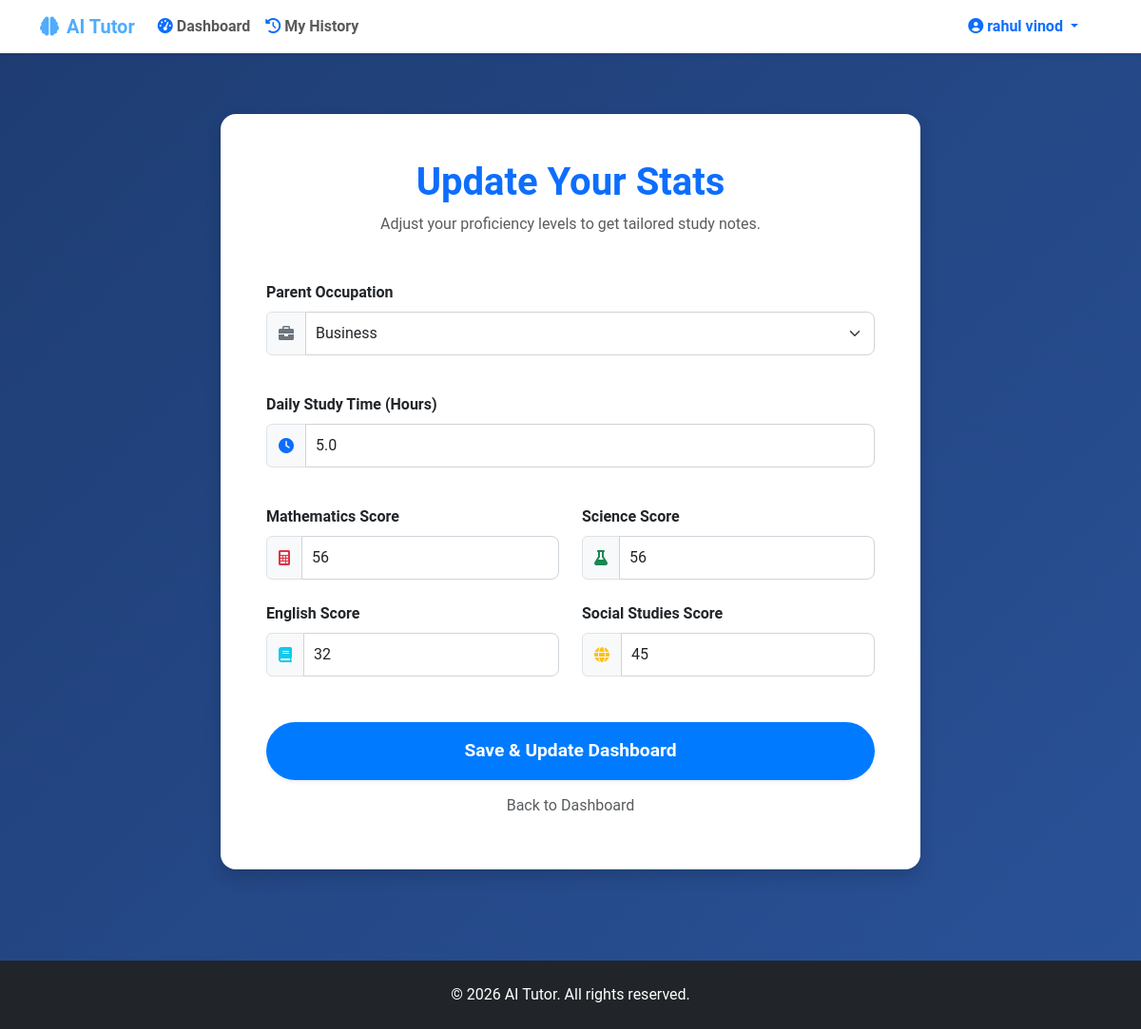
Screenshot of /update_stats (signed in) with the database file from the repository.
### app.py (models this page shows)
class User(UserMixin, db.Model):
    id = db.Column(db.Integer, primary_key=True)
    username = db.Column(db.String(150), unique=True, nullable=False)
    password = db.Column(db.String(150), nullable=False)
    age = db.Column(db.Integer)
    gender = db.Column(db.String(20))
    grade = db.Column(db.Integer)
    parent_occupation = db.Column(db.String(100))

class Assessment(db.Model):
    id = db.Column(db.Integer, primary_key=True)
    user_id = db.Column(db.Integer, db.ForeignKey('user.id'), nullable=False)
    study_time = db.Column(db.Float, nullable=False)
    math_score = db.Column(db.Float, nullable=False)
    science_score = db.Column(db.Float, nullable=False)
    english_score = db.Column(db.Float, nullable=False)
    social_score = db.Column(db.Float, nullable=False)
    raw_math_score = db.Column(db.Float, nullable=True)
    raw_science_score = db.Column(db.Float, nullable=True)
    raw_english_score = db.Column(db.Float, nullable=True)
    raw_social_score = db.Column(db.Float, nullable=True)
    timestamp = db.Column(db.DateTime, default=datetime.utcnow)

### app.py (the view, shortened to what this page needs)
@app.route('/update_stats', methods=['GET', 'POST'])
@login_required
def update_stats():
    if not current_user.age:
        flash("Please complete the full assessment form first to set up your profile.", "info")
        return redirect(url_for('assessment_form'))
    latest = Assessment.query.filter_by(user_id=current_user.id).order_by(Assessment.timestamp.desc()).first()
    return render_template('update_stats.html', latest=latest)

### app.py (called while the page is built)
@login_manager.user_loader
def load_user(user_id):
    return User.query.get(int(user_id))

### templates/update_stats.html (shortened to what this page needs)
{% extends "base.html" %}
{% block content %}
<div class="container py-5">
    <div class="row justify-content-center">
        <div class="col-md-8">
            <div class="card shadow border-0 rounded-4">
                <div class="card-body p-5">
                    <div class="text-center mb-5">
                        <div class="display-6 fw-bold text-primary mb-2">Update Your Stats</div>
                        <p class="text-muted">Adjust your proficiency levels to get tailored study notes.</p>
                    </div>
                    <form method="POST">
                        <div class="row g-4">
                            <div class="col-12 mb-3">
                                <label class="form-label fw-bold">Parent Occupation</label>
                                <div class="input-group">
                                    <span class="input-group-text bg-light"><i class="fas fa-briefcase text-secondary"></i></span>
                                    <select name="parent_occupation" class="form-select" required>
                                        {% for occ in ["Clerk", "Business", "Artist", "Doctor", "Teacher", "Engineer"] %}
                                        <option value="{{ occ }}" {% if current_user.parent_occupation == occ %}selected{% endif %}>{{ occ }}</option>
                                        {% endfor %}
                                    </select>
                                </div>
                            </div>
                            <div class="col-12 mb-3">
                                <label class="form-label fw-bold">Daily Study Time (Hours)</label>
                                <div class="input-group">
                                    <span class="input-group-text bg-light"><i class="fas fa-clock text-primary"></i></span>
                                    <input type="number" step="0.5" name="study_time" class="form-control"
                                           value="{{ latest.study_time if latest else 2.0 }}" required>
                                </div>
                            </div>
                            <div class="col-md-6">
                                <label class="form-label fw-bold">Mathematics Score</label>
                                <div class="input-group">
                                    <span class="input-group-text bg-light"><i class="fas fa-calculator text-danger"></i></span>
                                    <input type="number" min="0" max="100" name="math_score" class="form-control"
                                           value="{{ (latest.raw_math_score if latest.raw_math_score is not none else latest.math_score)|round(0)|int if latest else 50 }}" required>
                                </div>
                            </div>
                            <div class="col-md-6">
                                <label class="form-label fw-bold">Science Score</label>
                                <div class="input-group">
                                    <span class="input-group-text bg-light"><i class="fas fa-flask text-success"></i></span>
                                    <input type="number" min="0" max="100" name="science_score" class="form-control"
                                           value="{{ (latest.raw_science_score if latest.raw_science_score is not none else latest.science_score)|round(0)|int if latest else 50 }}" required>
                                </div>
                            </div>
                            <div class="col-md-6">
                                <label class="form-label fw-bold">English Score</label>
                                <div class="input-group">
                                    <span class="input-group-text bg-light"><i class="fas fa-book text-info"></i></span>
                                    <input type="number" min="0" max="100" name="english_score" class="form-control"
                                           value="{{ (latest.raw_english_score if latest.raw_english_score is not none else latest.english_score)|round(0)|int if latest else 50 }}" required>
                                </div>
                            </div>
                            <div class="col-md-6">
                                <label class="form-label fw-bold">Social Studies Score</label>
                                <div class="input-group">
                                    <span class="input-group-text bg-light"><i class="fas fa-globe text-warning"></i></span>
                                    <input type="number" min="0" max="100" name="social_score" class="form-control"
                                           value="{{ (latest.raw_social_score if latest.raw_social_score is not none else latest.social_score)|round(0)|int if latest else 50 }}" required>
                                </div>
                            </div>
                        </div>
                        <div class="mt-5">
                            <button type="submit" class="btn btn-primary w-100 py-3 rounded-pill fw-bold shadow-sm">
                                Save & Update Dashboard
                            </button>
                            <a href="{{ url_for('index') }}" class="btn btn-link w-100 text-muted mt-2 text-decoration-none">Back to Dashboard</a>
                        </div>
                    </form>
                </div>
            </div>
        </div>
    </div>
</div>
{% endblock %}

### templates/base.html (shortened to what this page needs)
<!DOCTYPE html>
<html lang="en">
<head>
    <link href="https://cdn.jsdelivr.net/npm/bootstrap@5.3.0/dist/css/bootstrap.min.css" rel="stylesheet">
    <link rel="stylesheet" href="https://cdnjs.cloudflare.com/ajax/libs/font-awesome/6.0.0/css/all.min.css">
    <link rel="stylesheet" href="{{ url_for('static', filename='css/style.css') }}">
</head>
<body>
    <nav class="navbar navbar-expand-lg navbar-light bg-white shadow-sm sticky-top">
        <div class="container">
            <a class="navbar-brand" href="{{ url_for('index') }}">
                <i class="fas fa-brain me-2"></i>AI Tutor
            </a>
                <div class="collapse navbar-collapse" id="navbarNav">
                    <ul class="navbar-nav me-auto">
                        <li class="nav-item">
                            <a class="nav-link fw-bold" href="{{ url_for('index') }}"><i class="fas fa-tachometer-alt me-1 text-primary"></i>Dashboard</a>
                        </li>
                        {% if current_user.is_authenticated %}
                        <li class="nav-item">
                            <a class="nav-link fw-bold" href="{{ url_for('profile') }}"><i class="fas fa-history me-1 text-primary"></i>My History</a>
                        </li>
                        {% endif %}
                    </ul>
                    <ul class="navbar-nav ms-auto">
                        {% if current_user.is_authenticated %}
                        <li class="nav-item dropdown">
                            <a class="nav-link dropdown-toggle btn btn-light rounded-pill px-4 text-primary fw-bold" href="#" id="userDropdown" role="button" data-bs-toggle="dropdown">
                                <i class="fas fa-user-circle me-1"></i>{{ current_user.username }}
                            </a>
                        </li>
                        {% endif %}
                    </ul>
                </div>
        </div>
    </nav>
    <div class="main-wrapper">
        {% block content %}{% endblock %}
    </div>
    <footer class="bg-dark text-white text-center py-4 mt-5">
        <div class="container">
            <p class="mb-0">&copy; 2026 AI Tutor. All rights reserved.</p>
        </div>
    </footer>
</body>
</html>

### static/css/style.css (style rules this page uses)
body { font-family: 'Roboto', sans-serif; background: linear-gradient(135deg, #1e3c72 0%, #2a5298 100%); color: #333; min-height: 100vh; }
.btn-primary { background-color: #007bff; border: none; padding: 10px 30px; font-size: 1.2rem; transition: background-color 0.3s ease; }
.form-control, .form-select { border-radius: 8px; border: 1px solid #ced4da; padding: 10px; }

### templates/base.html (style rules this page uses)
.navbar { z-index: 1050; }
.navbar-brand { font-weight: 700; color: #4facfe !important; }
.nav-link { font-weight: 500; }
.main-wrapper { min-height: calc(100vh - 56px - 72px); }

### rows the page displays
User: username "rahul vinod", parent_occupation "Business"
Assessment: study_time "5.0", math_score "56", science_score "56", english_score "32", social_score "45"
